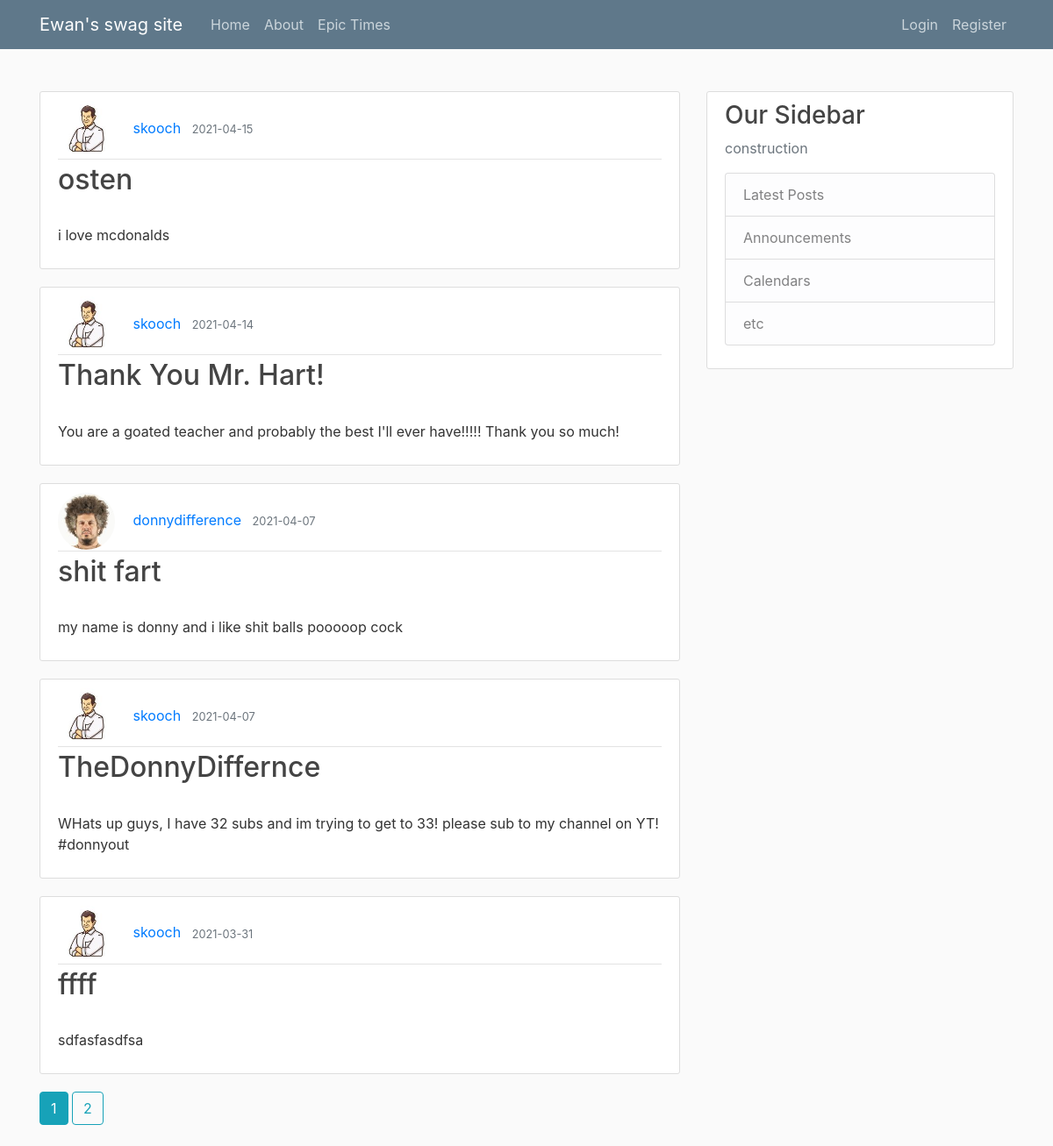
Page /home on the earlier database version.
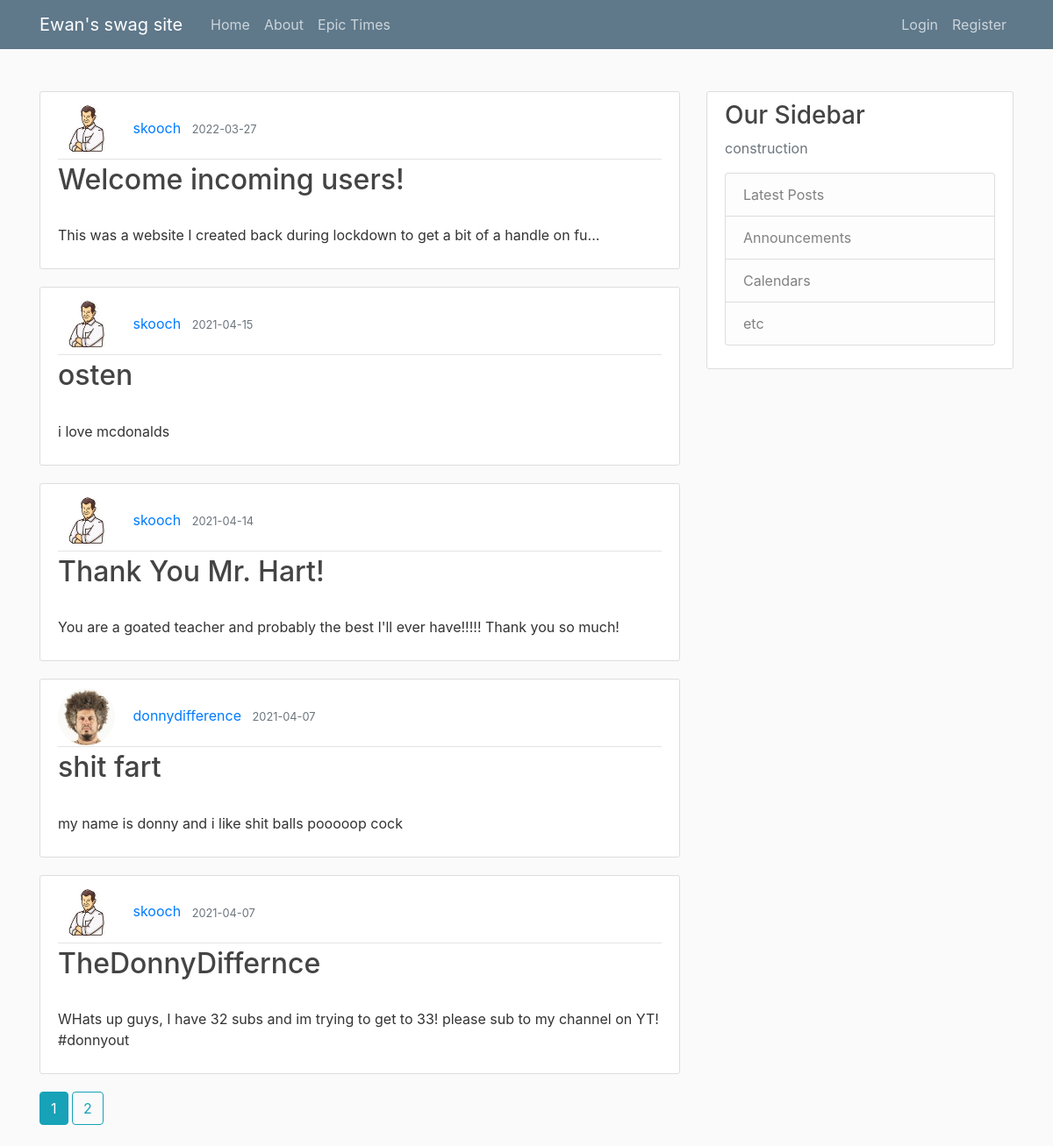
Same page on the later database version.
### flask_attempt/models.py (models this page shows, shortened)
class Post(db.Model):
    id = db.Column(db.Integer, primary_key=True)
    title = db.Column(db.String(100), nullable=False)
    date_posted = db.Column(db.DateTime, nullable=False, default=datetime.utcnow)
    content = db.Column(db.Text, nullable=False)
    user_id = db.Column(db.Integer, db.ForeignKey('user.id'), nullable=False)

class User(db.Model, UserMixin):
    id = db.Column(db.Integer, primary_key=True)
    username = db.Column(db.String(20), unique=True, nullable=False)
    email = db.Column(db.String(120), unique=True, nullable=False)
    image_file = db.Column(db.String(20), nullable=False, default='default.jpg')
    password = db.Column(db.String(60), nullable=False)
    posts = db.relationship('Post', backref='author', lazy=True)

### flask_attempt/routes.py (the view)
@app.route("/")
@app.route("/home")    #different routes for the website (home, about, etc.)
def home():
    page = request.args.get('page',1,type=int)
    posts = Post.query.order_by(Post.date_posted.desc()).paginate(per_page = 5)
    return render_template('home.html', posts = posts) #returns the premade html templates which are stored in the directory

### flask_attempt/templates/home.html
﻿{% extends "layout.html" %}
{% block content %}
    {% for post in posts.items %}
<article class="media content-section">
    <div class="media-body">
        <div class="article-metadata">
            <img class="rounded-circle article-img" src="{{url_for('static',filename = 'profile_pics/' + post.author.image_file)}}" />
            <a class="mr-2" href="{{url_for('user_posts', username = post.author.username)}}">{{ post.author.username }}</a>
            <small class="text-muted">{{ post.date_posted.strftime('%Y-%m-%d') }}</small>
        </div>
        <h2><a class="article-title" href="{{url_for('post' , post_id= post.id)}}">{{ post.title }}</a></h2>
        {% if post.content|length > 100 %}
        <p class="article-content">
            {{ post.content[0:80] }}...
        </p>
        {% else %}
        <p class="article-content">
            {{ post.content }}
        </p>
        {% endif %}
    </div>
</article>
    {% endfor %}
{% for page_num in posts.iter_pages(left_edge = 1,right_edge = 1, left_current= 1,right_current =2,) %}
    {% if page_num %}
        {% if posts.page == page_num %}
            <a class="btn btn-info mb-4" href="{{url_for('home',page = page_num)}}">{{page_num}}</a>
        {% else %}
            <a class="btn btn-outline-info mb-4" href="{{url_for('home',page = page_num)}}">{{page_num}}</a>
        {% endif %}
    {% else %}
        ...
    {% endif %}
{% endfor %}
{% endblock content %}

Differences in the rows shown:
no longer on this page (row unchanged): Post: image_file (picture), author.username "skooch", date_posted "2021-03-31", title "ffff", content "sdfasfasdfsa"
added Post: image_file (picture), author.username "skooch", date_posted "2022-03-27", title "Welcome incoming users!", content "This was a website I created back during lockdown to get a bit of a handle on fu"
